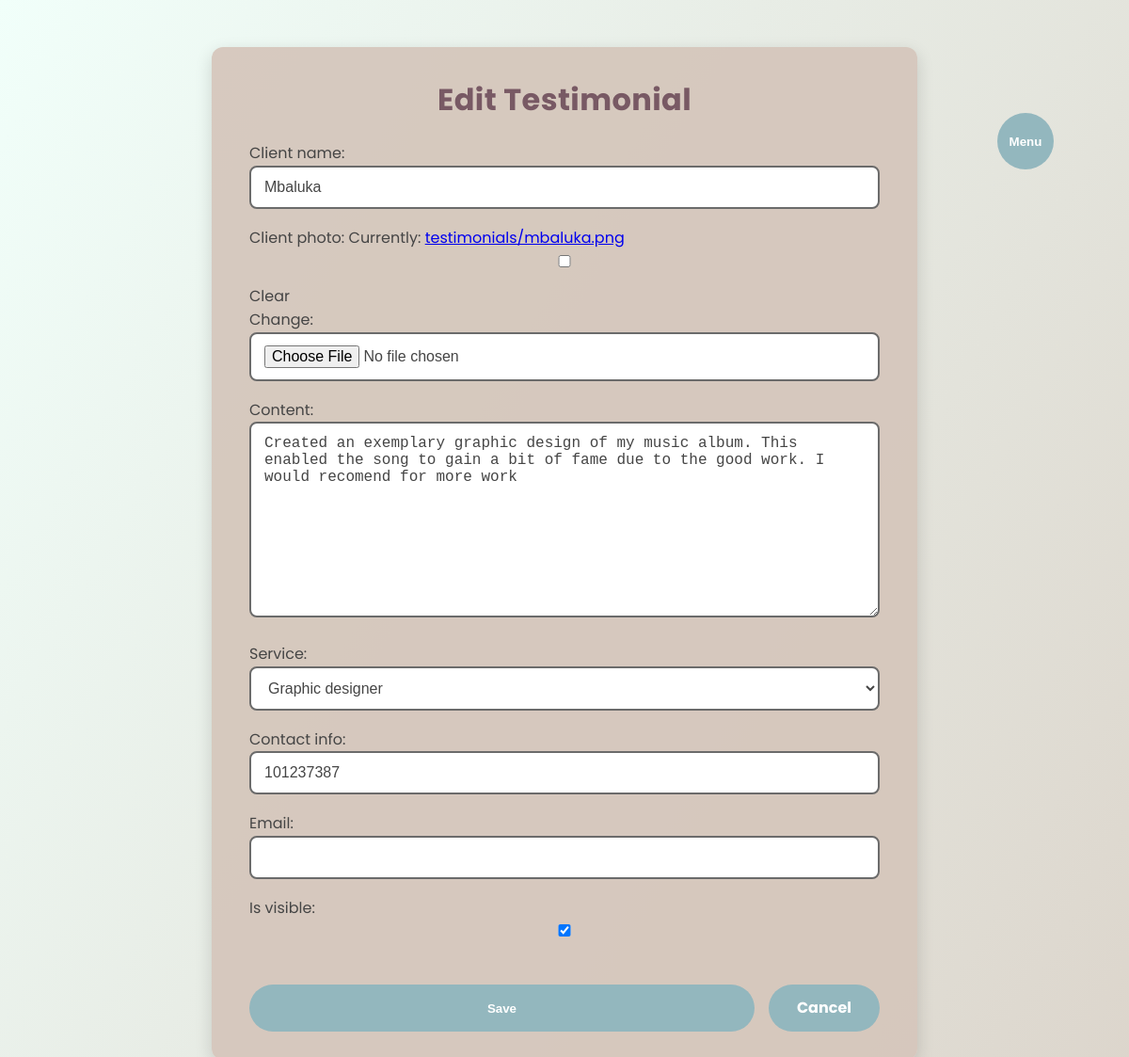
The page /testimonials/6/update/ on the database its author committed.
### about/models.py (models this page shows, shortened)
class Testimonial(models.Model):
    client_name = models.CharField(max_length=200)
    client_photo = models.ImageField(
        upload_to='testimonials/',
        null=True,
        blank=True
    )
    content = models.TextField()
    service = models.ForeignKey(
        Service,
        on_delete=models.SET_NULL,
        null=True,
        blank=True
    )
    contact_info = models.IntegerField(null=True, blank=True)
    email = models.EmailField(null=True, blank=True)
    created_at = models.DateField(auto_now_add=True)
    is_visible = models.BooleanField(default=True)
    class Meta:
        ordering = ['-created_at']

### Mainpage/views.py (the view)
# urls.py: path('testimonials/<int:pk>/update/', views.testimonial_update, name='testimonial_update'),
def testimonial_update(request, pk):
    testimonial = get_object_or_404(Testimonial, pk=pk)
    if request.method == "POST":
        form = TestimonialForm(request.POST, request.FILES, instance=testimonial)
        if form.is_valid():
            form.save()
            return redirect('admin_dashboard')
    else:
        form = TestimonialForm(instance=testimonial)
    context = {'form': form, 'title': 'Edit Testimonial'}
    return render(request, 'about/form.html', context)

### about/forms.py
class TestimonialForm(forms.ModelForm):
    class Meta:
        model = Testimonial
        fields = '__all__'

### about/models.py (called while the page is built)
    def __str__(self):
        return self.title

### about/templates/about/form.html (shortened to what this page needs)
{% extends "start.html" %}
{% block content %}
<div class="about-form-container">
  <h2 class="about-form-title">{{ title }}</h2>
  <form method="post" enctype="multipart/form-data" class="about-form">
      {{ form.as_p }}
      <div class="about-form-actions">
        <button type="submit" class="btn btn-about-primary">Save</button>
        <a href="javascript:history.back()" class="btn btn-about-secondary">Cancel</a>
      </div>
  </form>
</div>
{% endblock %}

### static/css/styles.css (style rules this page uses)
:root { --accent-primary: #93B7BE; --accent-secondary: #785964; --bg-main: #F1FFFA; --card-bg: #D5C7BC; --text-main: #454545; --text-muted: #6b6b6b; --btn-hover: #785964; }
* { margin: 0; padding: 0; box-sizing: border-box; }
html { scroll-behavior: smooth; }
body { font-family: 'Poppins', system-ui, -apple-system, BlinkMacSystemFont, sans-serif; background-color: var(--bg-main); color: var(--text-main); line-height: 1.6; font-weight: 400; }
body::before { content: ""; position: fixed; inset: 0; z-index: -1; background: linear-gradient( 120deg, var(--bg-main), var(--card-bg), var(--accent-primary), var(--bg-main) ); background-size: 400% 400%; animation: globalGradient 30s ease infinite; }
h1, h2, h3, h4 { font-weight: 600; letter-spacing: 0.4px; }
form button.btn { width: 100%; padding: 12px; background: var(--accent-primary); color: #fff; border: none; border-radius: 30px; font-weight: bold; cursor: pointer; transition: background 0.3s; }
.about-form-container { background: var(--card-bg); padding: 30px 40px; margin: 50px auto; max-width: 750px; border-radius: 12px; box-shadow: 0 6px 18px rgba(0, 0, 0, 0.15); }
.about-form-title { text-align: center; font-size: 2rem; color: var(--accent-secondary); margin-bottom: 1.2rem; font-weight: bold; }
.about-form input, .about-form textarea, .about-form select { width: 100%; padding: 12px 14px; border: 2px solid var(--text-muted); border-radius: 8px; background: #fff; color: var(--text-main); font-size: 1rem; margin-bottom: 18px; transition: border 0.3s ease, box-shadow 0.3s ease; }
.about-form textarea { min-height: 120px; resize: vertical; }
.about-form-actions { display: flex; justify-content: center; gap: 15px; margin-top: 8px; }
.btn-about-primary { background: var(--accent-primary); color: #fff; padding: 12px 30px; border-radius: 30px; font-weight: bold; transition: background 0.3s ease, transform 0.15s ease; }
.btn-about-secondary { background: var(--accent-secondary); color: #fff; padding: 12px 30px; border-radius: 30px; font-weight: bold; transition: background 0.3s ease, transform 0.15s ease; }
.btn { display: inline-block; margin-top: 25px; padding: 12px 30px; border-radius: 30px; background: var(--accent-primary); color: #fff; font-weight: bold; text-decoration: none; transition: all 0.3s ease; }
.section, .contact, .skill-detail, .work-detail, .skill-form-section, .about-form-container, .dashboard-summary .card { background-color: rgba(213, 199, 188, 0.95); }

### rows shown on the page
Testimonial: client_name "Mbaluka", content "Created an exemplary graphic design of my music album. This enabled the song to gain a bit of fame due to the good work. I would recomend for more work", service "Graphic designer", contact_info "101237387", is_visible "☑"

### other values the page prints
{{ title }} "Edit Testimonial"
